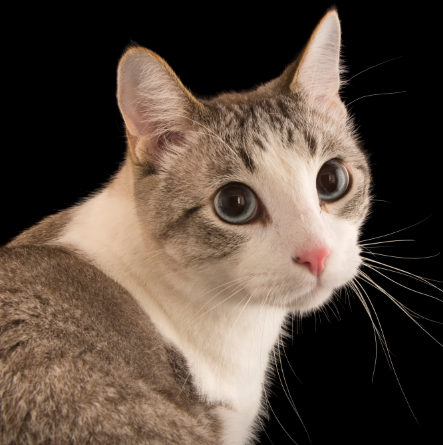
#> input picture example.png, 443 x 445 px
$ python pil_example.py
#> lines starting #> are read from the running program, lines starting #| are printed output that depends on the picture
from PIL import Image
im = Image.open("example.png")
#> im is the input picture: PIL image 443x445 RGBA; mean R, G, B, A 87.5, 72.9, 61.8, 255
new_im = im.resize((640,480))
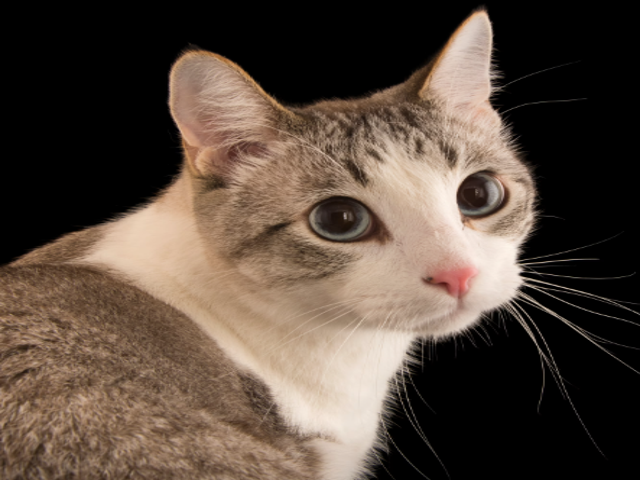
#> new_im: PIL image 640x480 RGBA; mean R, G, B, A 87.5, 72.9, 61.8, 255
new_im.save("example_resized.png")
